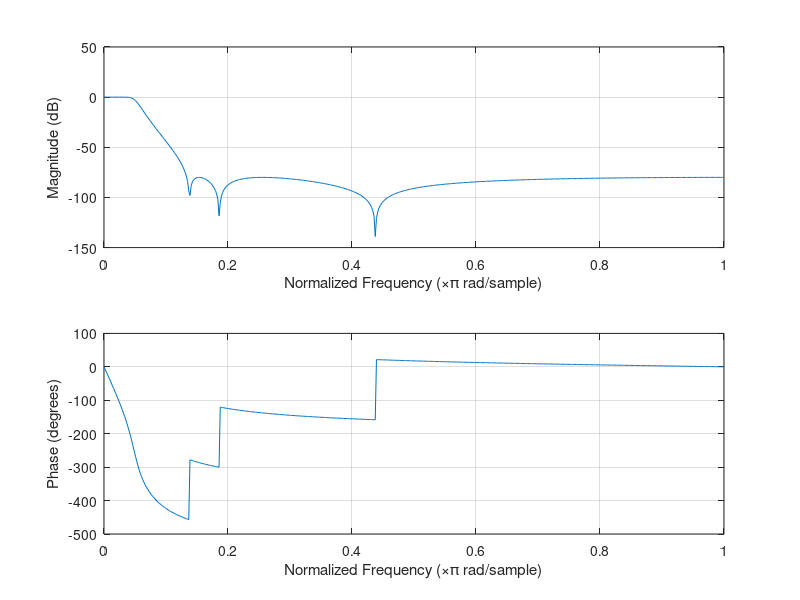

MATLAB code to generate this figure: (Note: this script raises an error after producing the figure.)
clear all
close all
fs=6000;
fc=400;

[b,a]=cheby2(6,80,2*fc/fs);
%[b,a] = butter(6,fc/(fs/2));
figure(2)
freqz(b,a);
[sos,g]=tf2sos(b,a);
g_prim=g^(1/3);

N=1000; % 100 test samples
%x=randn(N,1); % generate random samples
x=ones(1,N)*100;

y=zeros(N,1); % allocate output array
d=zeros(3,1); % clear delay line

for i=1:3
    for j=1:6
        [A,sos2(i,j),sos3(i,j)]=fixpoint(sos(i,j),16);
    end
end

sos3
sos2
[l,k,m]=fixpoint(g_prim,16);
m
%{
for i=1:3
b=sos(i,1:3);
a=sos(i,4:6);

%freqz(bg,a);


for n=1:N
 y(n)=b(1)*x(n)+d(1);
 d(1)=b(2)*x(n)-a(2)*y(n)+d(2);
 d(2)=b(3)*x(n)-a(3)*y(n);
 
end
z=y;
x=y;
end
figure(1)
y=y.*g;
plot(1:N,floor(y))

%}